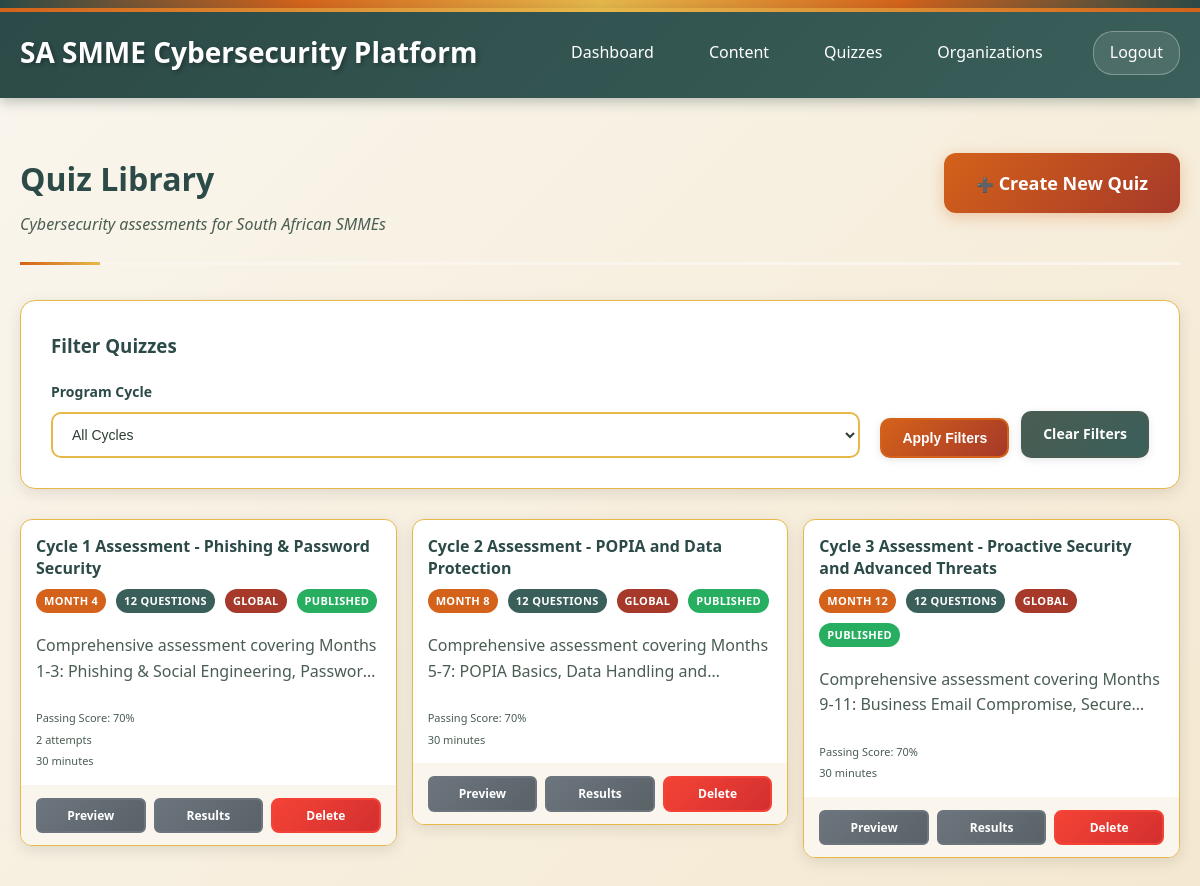
The page /quiz_list.php (signed in) on the database its author committed.
### tables this page shows
CREATE TABLE quizzes (
    id INTEGER PRIMARY KEY AUTOINCREMENT,
    organization_id INTEGER, -- NULL for global quizzes
    title VARCHAR(255) NOT NULL,
    description TEXT,
    month_number INTEGER NOT NULL CHECK (month_number >= 1 AND month_number <= 12),
    passing_score INTEGER DEFAULT 70 CHECK (passing_score >= 0 AND passing_score <= 100),
    status_id INTEGER NOT NULL DEFAULT 1,
    release_date DATE,
    due_date DATE,
    requires_previous_completion BOOLEAN DEFAULT 0,
    max_attempts INTEGER DEFAULT 3,
    time_limit_minutes INTEGER,
    randomize_questions BOOLEAN DEFAULT 0,
    show_results_immediately BOOLEAN DEFAULT 1,
    created_by INTEGER NOT NULL,
    is_active BOOLEAN DEFAULT 1,
    created_at TIMESTAMP DEFAULT CURRENT_TIMESTAMP,
    updated_at TIMESTAMP DEFAULT CURRENT_TIMESTAMP,
    FOREIGN KEY (organization_id) REFERENCES organizations(id),
    FOREIGN KEY (status_id) REFERENCES quiz_statuses(id),
    FOREIGN KEY (created_by) REFERENCES users(id)
);

### src/quiz_list.php (the view, shortened to what this page needs)
<?php
require_once __DIR__ . '/config/db.php';
$where_conditions = ['q.is_active = 1'];
$params = [];
$where_clause = implode(' AND ', $where_conditions);
try {
    $stmt = $pdo->prepare("
        SELECT q.*,
               COUNT(DISTINCT qq.id) as question_count,
               COUNT(DISTINCT qr.id) as attempts_count,
               o.name as organization_name,
               qs.name as status_name
        FROM quizzes q
        LEFT JOIN quiz_questions qq ON q.id = qq.quiz_id
        LEFT JOIN quiz_results qr ON q.id = qr.quiz_id
        LEFT JOIN organizations o ON q.organization_id = o.id
        LEFT JOIN quiz_statuses qs ON q.status_id = qs.id
        WHERE $where_clause
        GROUP BY q.id
        ORDER BY q.month_number ASC, q.created_at DESC
    ");
    $stmt->execute($params);
    $quiz_list = $stmt->fetchAll(PDO::FETCH_ASSOC);
} catch (PDOException $e) {
    $quiz_list = [];
    $error = "Error loading quizzes: " . $e->getMessage();
}
?>
<!DOCTYPE html>
<html lang="en">
<head>
    <link rel="stylesheet" href="assets/webdesign-style.css">
</head>
<body>
    <div class="african-border"></div>
    <div class="header">
        <div class="header-left">
            <h1>SA SMME Cybersecurity Platform</h1>
        </div>
        <div class="header-right">
            <nav class="nav-links">
                <a href="dashboard.php">Dashboard</a>
                <a href="content_list.php">Content</a>
                <a href="quiz_list.php">Quizzes</a>
                <?php if ($_SESSION['role'] === 'system_admin'): ?>
                    <a href="organization_management.php">Organizations</a>
                <?php elseif ($_SESSION['role'] === 'org_admin'): ?>
                    <a href="user_management.php">Users</a>
                <?php endif; ?>
            </nav>
            <div class="user-section">
                <a href="logout.php" class="logout-btn">Logout</a>
            </div>
        </div>
    </div>
    <div class="container">
        <div class="page-header-section">
            <div class="page-title-area">
                <h2 class="page-title">Quiz Library</h2>
                <p class="page-subtitle">Cybersecurity assessments for South African SMMEs</p>
            </div>
            <?php if (in_array($_SESSION['role'], ['system_admin', 'org_admin'])): ?>
                <div class="page-actions">
                    <a href="quiz_create.php" class="btn-primary create-quiz-btn">
                        <span class="btn-icon">➕</span>
                        <span class="btn-text">Create New Quiz</span>
                    </a>
                </div>
            <?php endif; ?>
        </div>
        <div class="form-card" style="margin-bottom: 30px;">
            <h3 style="margin-bottom: 20px; color: var(--primary-dark);">Filter Quizzes</h3>
            <form method="GET" action="">
                <div class="african-filter-row">
                    <div class="african-filter-group">
                        <label for="cycle">Program Cycle</label>
                        <select id="cycle" name="cycle" class="african-select">
                            <option value="">All Cycles</option>
                        </select>
                    </div>
                    <div class="african-filter-actions">
                        <button type="submit" class="btn-primary african-btn-filter">
                            Apply Filters
                        </button>
                        <a href="quiz_list.php" class="btn-secondary african-btn-filter">
                            Clear Filters
                        </a>
                    </div>
                </div>
            </form>
        </div>
        <?php if (empty($quiz_list)): ?>
            <div class="info-card" style="text-align: center; padding: 40px;">
                <h3>No quizzes found</h3>
                <p>Try adjusting your filters or create some quizzes to get started.</p>
                <?php if (in_array($_SESSION['role'], ['system_admin', 'org_admin'])): ?>
                    <div style="margin-top: 20px;">
                        <a href="quiz_create.php" class="btn-primary">Create your first quiz</a>
                    </div>
                <?php endif; ?>
            </div>
        <?php else: ?>
            <div class="quiz-grid">
                <?php foreach ($quiz_list as $quiz): ?>
                    <div class="quiz-card">
                        <div class="quiz-header">
                            <h3><?php echo htmlspecialchars($quiz['title']); ?></h3>
                            <div class="quiz-badges">
                                <?php if ($quiz['month_number']): ?>
                                    <span class="badge badge-month">Month <?php echo $quiz['month_number']; ?></span>
                                <?php endif; ?>
                                <span class="badge badge-questions"><?php echo $quiz['question_count']; ?> Questions</span>
                                <?php if ($quiz['organization_name']): ?>
                                    <span class="badge badge-org">
                                        <?php echo htmlspecialchars($quiz['organization_name']); ?>
                                    </span>
                                <?php else: ?>
                                    <span class="badge badge-global">Global</span>
                                <?php endif; ?>
                                <?php if (in_array($_SESSION['role'], ['system_admin', 'org_admin'])): ?>
                                    <?php
                                    $status_class = [
                                        'draft' => 'badge-draft',
                                        'scheduled' => 'badge-scheduled',
                                        'published' => 'badge-published'
                                    ][$quiz['status_name']] ?? 'badge-published';
                                    ?>
                                    <span class="badge <?php echo $status_class; ?>">
                                        <?php echo ucfirst($quiz['status_name']); ?>
                                    </span>
                                <?php endif; ?>
                            </div>
                            <?php if ($quiz['description']): ?>
                                <p class="quiz-description">
                                    <?php echo htmlspecialchars($quiz['description']); ?>
                                </p>
                            <?php endif; ?>
                            <div class="quiz-meta">
                                <span>Passing Score: <?php echo $quiz['passing_score']; ?>%</span>
                                <?php if ($quiz['attempts_count'] > 0): ?>
                                    <span><?php echo $quiz['attempts_count']; ?> attempts</span>
                                <?php endif; ?>
                                <?php if ($quiz['time_limit_minutes']): ?>
                                    <span><?php echo $quiz['time_limit_minutes']; ?> minutes</span>
                                <?php endif; ?>
                            </div>
                        </div>
                        <div class="quiz-actions">
                            <?php if (in_array($_SESSION['role'], ['system_admin', 'org_admin'])): ?>
                                <a href="take_quiz.php?id=<?php echo $quiz['id']; ?>" class="btn-secondary">Preview</a>
                                <a href="quiz_results.php?id=<?php echo $quiz['id']; ?>" class="btn-secondary">Results</a>
                                <a href="quiz_list.php?delete=<?php echo $quiz['id']; ?>"
                                   class="btn-danger"
                                   onclick="return confirm('Are you sure you want to delete this quiz? This will also delete all related questions and results.')">
                                    Delete
                                </a>
                            <?php else: ?>
                                <a href="take_quiz.php?id=<?php echo $quiz['id']; ?>" class="btn-primary">Take Quiz</a>
                            <?php endif; ?>
                        </div>
                    </div>
                <?php endforeach; ?>
            </div>
        <?php endif; ?>
    </div>
</body>
</html>

### rows shown on the page
quizzes: title "Cycle 1 Assessment - Phishing & Password Security", month_number "4", question_count "12", status_name "PUBLISHED", description "Comprehensive assessment covering Months 1-3: Phishing & Social Engineering,…", passing_score "70", attempts_count "2", time_limit_minutes "30"
quizzes: title "Cycle 2 Assessment - POPIA and Data Protection", month_number "8", question_count "12", status_name "PUBLISHED", description "Comprehensive assessment covering Months 5-7: POPIA Basics, Data Handling…", passing_score "70", time_limit_minutes "30"
quizzes: title "Cycle 3 Assessment - Proactive Security and Advanced Threats", month_number "12", question_count "12", status_name "PUBLISHED", description "Comprehensive assessment covering Months 9-11: Business Email Compromise,…", passing_score "70", time_limit_minutes "30"
